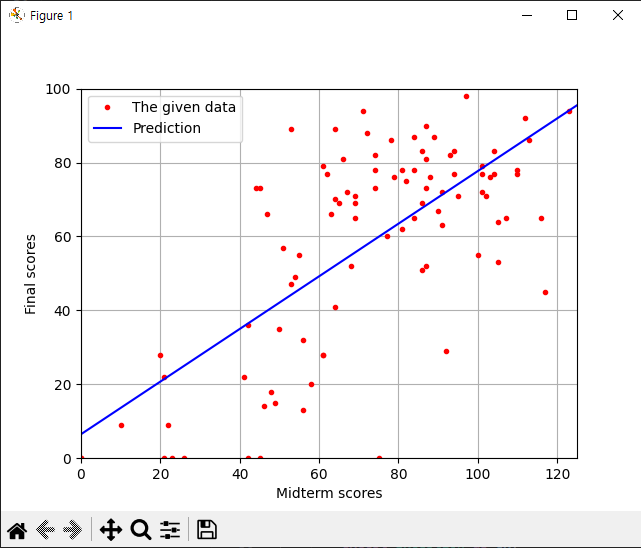

Python code for this plot:
import numpy as np
import matplotlib.pyplot as plt

if __name__ == '__main__':
    midterm_range = np.array([0, 125])
    final_range = np.array([0, 100])

    # Load score data
    class_kr = np.loadtxt('data/class_score_kr.csv', delimiter=',')
    class_en = np.loadtxt('data/class_score_en.csv', delimiter=',')
    data = np.vstack((class_kr, class_en))
    

    # Estimate a line, final = slope * midterm + y_intercept
    line = [0, 0]
    # TODO) Please find the best [slope, y_intercept] from 'data'
    A = np.vstack((data[:,0], np.ones(data.shape[0]))).T
    b = data[:,1]
    line = np.linalg.pinv(A) @ b


    # Predict scores
    final = lambda midterm: line[0] * midterm + line[1]
    while True:
        try:
            given = input('Q) Please input your midterm score (Enter or -1: exit)? ')
            if given == '' or float(given) < 0:
                break
            print(f'A) Your final score is expected to {final(float(given)):.3f}.')
        except Exception as ex:
            print(f'Cannot answer the question. (message: {ex})')
            break

    # Plot scores and the estimated line
    plt.figure()
    plt.plot(data[:,0], data[:,1], 'r.', label='The given data')
    plt.plot(midterm_range, final(midterm_range), 'b-', label='Prediction')
    plt.xlabel('Midterm scores')
    plt.ylabel('Final scores')
    plt.xlim(midterm_range)
    plt.ylim(final_range)
    plt.grid()
    plt.legend()
    plt.show()
